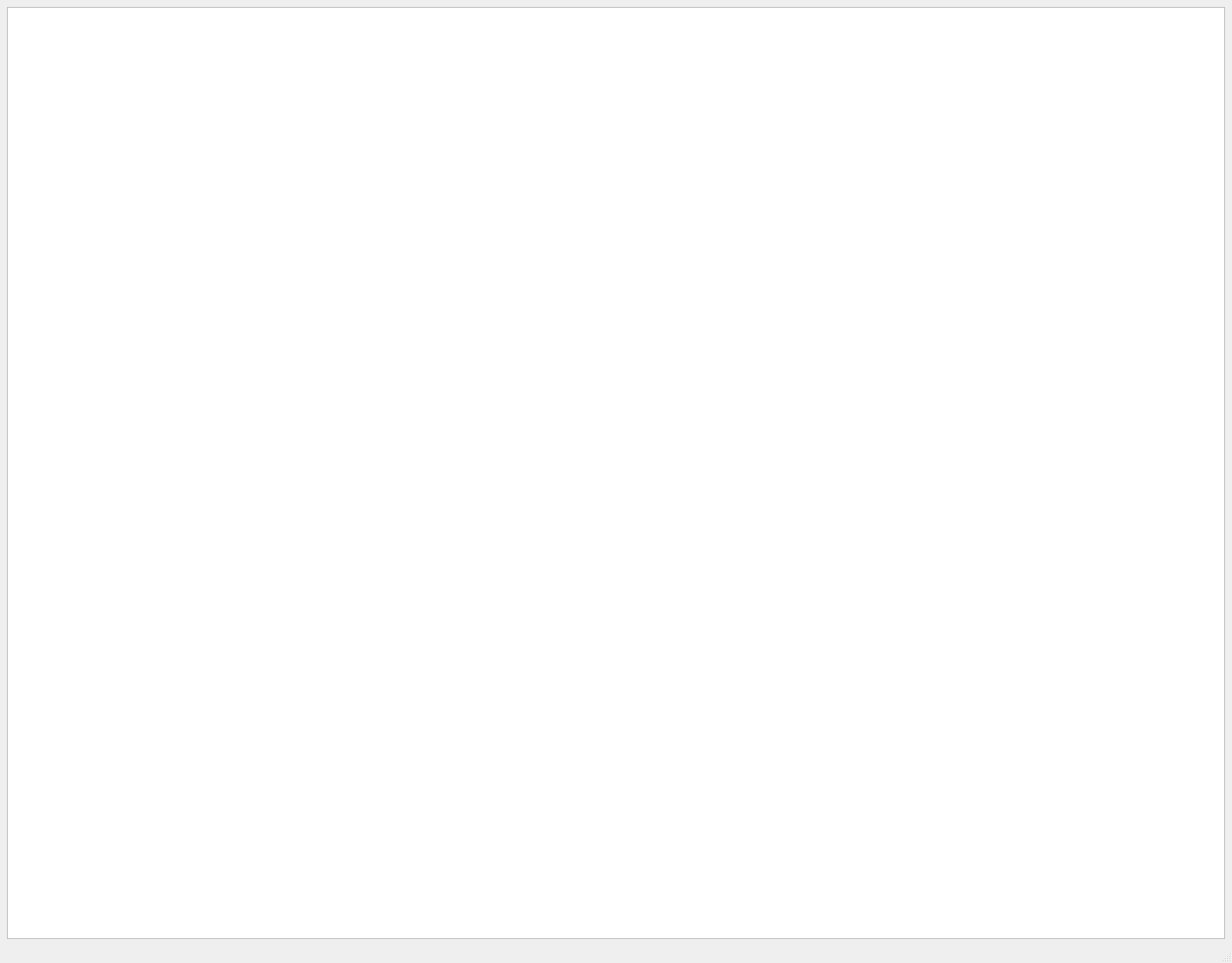
<?xml version="1.0" encoding="UTF-8"?>
<ui version="4.0">
 <class>MainWindow</class>
 <widget class="QMainWindow" name="MainWindow">
  <property name="geometry">
   <rect>
    <x>0</x>
    <y>0</y>
    <width>1589</width>
    <height>1242</height>
   </rect>
  </property>
  <property name="windowTitle">
   <string>MainWindow</string>
  </property>
  <widget class="QWidget" name="centralwidget">
   <layout class="QHBoxLayout" name="horizontalLayout">
    <item>
     <widget class="QGraphicsView" name="graphicsView"/>
    </item>
   </layout>
  </widget>
  <widget class="QMenuBar" name="menubar">
   <property name="geometry">
    <rect>
     <x>0</x>
     <y>0</y>
     <width>1589</width>
     <height>39</height>
    </rect>
   </property>
  </widget>
  <widget class="QStatusBar" name="statusbar"/>
 </widget>
 <resources/>
 <connections/>
</ui>
